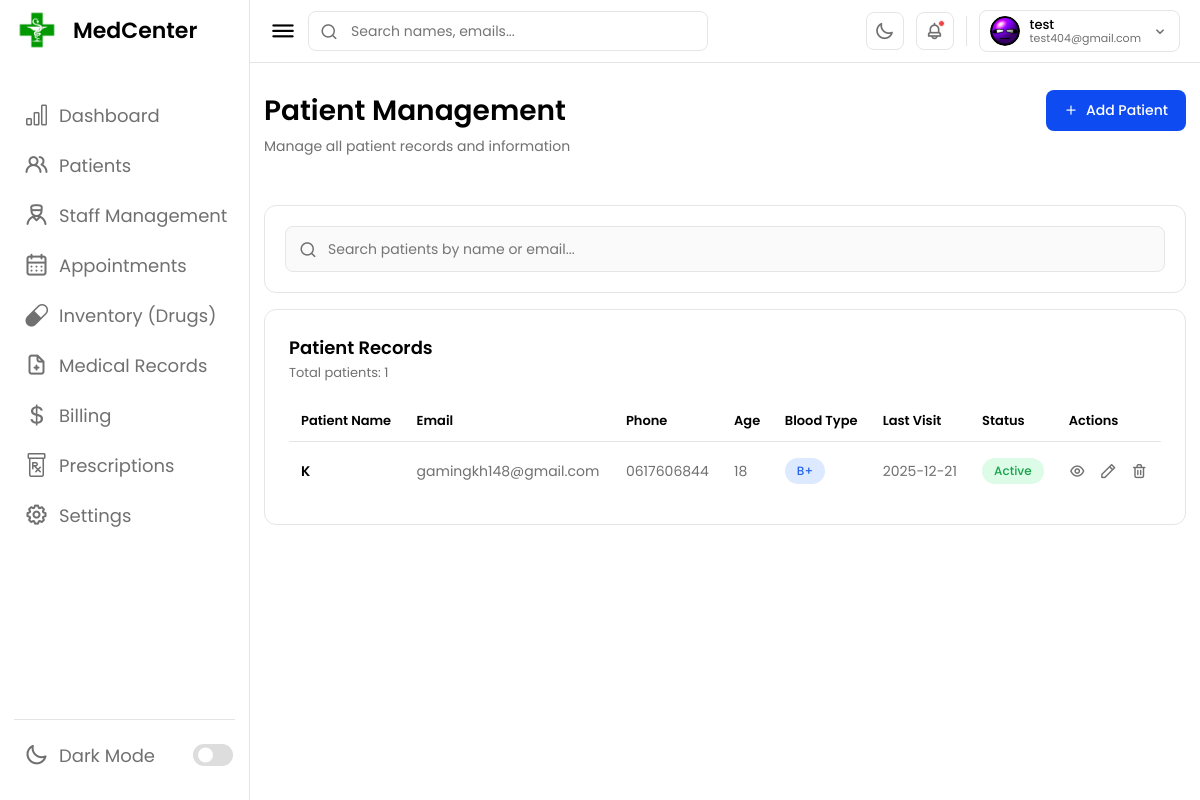
/patients/ (signed in), run on the app's committed database.
### myapp/models.py (models this page shows, shortened)
class UserProfile(models.Model):
    user = models.OneToOneField(User, on_delete=models.CASCADE, related_name="profile")
    avatar = models.ImageField(upload_to="avatars/", null=True, blank=True)
    full_name = models.CharField(max_length=150, blank=True)
    phone = models.CharField(max_length=30, blank=True)
    bio = models.TextField(blank=True)

class Patient(models.Model):
    BLOOD_TYPE_CHOICES = [
        ("O+", "O+"), ("O-", "O-"),
        ("A+", "A+"), ("A-", "A-"),
        ("B+", "B+"), ("B-", "B-"),
        ("AB+", "AB+"), ("AB-", "AB-"),
    ]
    STATUS_CHOICES = [("active", "Active"), ("inactive", "Inactive")]
    name = models.CharField(max_length=150)
    email = models.EmailField()
    phone = models.CharField(max_length=30)
    age = models.PositiveIntegerField()
    blood_type = models.CharField(max_length=3, choices=BLOOD_TYPE_CHOICES)
    last_visit = models.DateField(null=True, blank=True)
    status = models.CharField(max_length=10, choices=STATUS_CHOICES, default="active")
    created_at = models.DateTimeField(auto_now_add=True)
    class Meta:
        ordering = ["-last_visit"]

### myapp/views.py (the view)
# urls.py: path("patients/", views.patients, name="patients"),
@login_required
def patients(request):
    query = request.GET.get("q", "").strip()
    patients_qs = Patient.objects.all()
    if query:
        patients_qs = patients_qs.filter(Q(name__icontains=query) | Q(email__icontains=query))
    context = {
        "patients": patients_qs,
        "total_patients": Patient.objects.count(),
        "query": query,
    }
    return render(request, "dashboard/patients.html", context)

### myapp/templates/dashboard/patients.html (shortened to what this page needs)
{% extends "dashboard/base.html" %}
{% load static %}
{% block dash_content %}
<div class="dash-content">
    <div class="page-header-row">
        <div class="page-header">
            <h1>Patient Management</h1>
            <p>Manage all patient records and information</p>
        </div>
        <a href="{% url 'patient_add' %}" class="btn-primary">
            <i class="uil uil-plus"></i> Add Patient
        </a>
    </div>
    <div class="filter-card">
        <form method="get" class="filter-search">
            <i class="uil uil-search"></i>
            <input type="text" name="q" value="{{ query }}" placeholder="Search patients by name or email...">
        </form>
    </div>
    <div class="table-card">
        <div class="table-card-header">
            <h3>Patient Records</h3>
            <p>Total patients: {{ total_patients }}</p>
        </div>
        <div style="overflow-x:auto;">
        <table class="data-table">
            <thead>
                <tr>
                    <th>Patient Name</th>
                    <th>Email</th>
                    <th>Phone</th>
                    <th>Age</th>
                    <th>Blood Type</th>
                    <th>Last Visit</th>
                    <th>Status</th>
                    <th>Actions</th>
                </tr>
            </thead>
            <tbody>
                {% for patient in patients %}
                <tr>
                    <td class="cell-strong">{{ patient.name }}</td>
                    <td class="cell-muted">{{ patient.email }}</td>
                    <td class="cell-muted">{{ patient.phone }}</td>
                    <td class="cell-muted">{{ patient.age }}</td>
                    <td><span class="badge badge-blue">{{ patient.blood_type }}</span></td>
                    <td class="cell-muted">{{ patient.last_visit|date:"Y-m-d" }}</td>
                    <td>
                        {% if patient.status == "active" %}
                            <span class="badge badge-green">Active</span>
                        {% else %}
                            <span class="badge badge-gray">Inactive</span>
                        {% endif %}
                    </td>
                    <td>
                        <div class="row-actions">
                            <a href="{% url 'patient_detail' patient.pk %}" class="action-view" title="View"><i class="uil uil-eye"></i></a>
                            <a href="{% url 'patient_edit' patient.pk %}" class="action-edit" title="Edit"><i class="uil uil-pen"></i></a>
                            <form method="post" action="{% url 'patient_delete' patient.pk %}" onsubmit="return confirm('Delete this patient?');" style="display:inline;">
                                <button type="submit" class="action-delete" title="Delete"><i class="uil uil-trash-alt"></i></button>
                            </form>
                        </div>
                    </td>
                </tr>
                {% empty %}
                <tr><td colspan="8" class="cell-muted" style="text-align:center; padding:30px;">No patients found.</td></tr>
                {% endfor %}
            </tbody>
        </table>
        </div>
    </div>
</div>
{% endblock %}

### myapp/templates/dashboard/base.html (shortened to what this page needs)
{% load static %}
<!DOCTYPE html>
<html lang="en">
<head>
    <link rel="stylesheet" href="https://unicons.iconscout.com/release/v4.0.0/css/line.css">
    <link rel="stylesheet" href="https://cdn.jsdelivr.net/npm/bootstrap-icons@1.11.3/font/bootstrap-icons.min.css">
    <link rel="stylesheet" href="https://cdnjs.cloudflare.com/ajax/libs/font-awesome/6.5.1/css/all.min.css">
    <link rel="stylesheet" href="{% static 'dashboard/css/style.css' %}">
    <link rel="stylesheet" href="{% static 'dashboard/css/stats.css' %}">
</head>
<body>
    <nav id="sidebar">
        <div class="logo-name">
            <div class="logo-image">
                <img src="{% static 'dashboard/images/logo.png' %}" alt="MediCenter Logo">
            </div>
            <span class="logo_name">MedCenter</span>
        </div>
        <div class="menu-items">
            <ul class="nav-links">
                <li><a href="{% url 'index' %}" {% if request.resolver_match.url_name == 'index' %}class="active-link"{% endif %}>
                    <i class="bi bi-bar-chart"></i>
                    <span class="link-name">Dashboard</span>
                </a></li>
                <li><a href="{% url 'patients' %}" {% if request.resolver_match.url_name == 'patients' %}class="active-link"{% endif %}>
                    <i class="uil uil-users-alt"></i>
                    <span class="link-name">Patients</span>
                </a></li>
                <li><a href="{% url 'staffmanagement' %}" {% if request.resolver_match.url_name == 'staffmanagement' %}class="active-link"{% endif %}>
                    <i class="uil uil-user-md"></i>
                    <span class="link-name">Staff Management</span>
                </a></li>
                <li><a href="{% url 'appointments' %}">
                    <i class="uil uil-calendar-alt"></i>
                    <span class="link-name">Appointments</span>
                </a></li>
                <li><a href="{% url 'inventory' %}">
                    <i class="bi bi-capsule"></i>
                    <span class="link-name">Inventory (Drugs)</span>
                </a></li>
                <li><a href="{% url 'medicalrecords' %}">
                    <i class="uil uil-file-medical"></i>
                    <span class="link-name">Medical Records</span>
                </a></li>
                <li><a href="{% url 'billing' %}">
                    <i class="bi bi-currency-dollar"></i>
                    <span class="link-name">Billing</span>
                </a></li>
                <li><a href="{% url 'prescriptions' %}">
                    <i class="bi bi-prescription"></i>
                    <span class="link-name">Prescriptions</span>
                </a></li>
                <li><a href="{% url 'settings' %}">
                    <i class="uil uil-cog"></i>
                    <span class="link-name">Settings</span>
                </a></li>
            </ul>
            <ul class="logout-mode">
                <li class="mode">
                    <a href="#">
                        <i class="uil uil-moon"></i>
                        <span class="link-name">Dark Mode</span>
                    </a>
                    <div class="mode-toggle" id="modeToggle">
                        <span class="switch"></span>
                    </div>
                </li>
            </ul>
        </div>
    </nav>
    <section class="dashboard">
        <div class="top">
    <i class="uil uil-bars sidebar-toggle" id="sidebarToggle"></i>
    <div class="search-wrap">
        <input type="text" placeholder="Search names, emails..." id="searchInput" />
    </div>
    <button class="icon-btn" id="darkBtn" title="Toggle dark mode">
        <i class="uil uil-moon" id="darkIcon"></i>
    </button>
    <button class="icon-btn" id="notifBtn" title="Notifications">
        <i class="uil uil-bell"></i>
        <span class="notif-dot" id="notifDot"></span>
    </button>
    <div class="user-section" id="userSection">
        <div class="avatar" style="{% if request.user.profile.avatar %}background:none; padding:0; overflow:hidden;{% endif %}">
            {% if request.user.profile.avatar %}
                <img src="{{ request.user.profile.avatar.url }}" style="width:30px;height:30px;border-radius:50%;object-fit:cover;">
            {% else %}
                {{ request.user.username|first|upper }}
            {% endif %}
        </div>
        <div class="user-info">
            <span class="user-name">{{ request.user.get_full_name|default:request.user.username }}</span>
            <span class="user-email">{{ request.user.email|default:"admin@medcenter.com" }}</span>
        </div>
        <i class="uil uil-angle-down" id="userChevron" style="font-size:18px; color:var(--black-light-color); transition:transform 0.2s;"></i>
    </div>
</div>
        {% block dash_content %}{% endblock %}
    </section>
</body>
</html>

### myapp/static/dashboard/css/stats.css (style rules this page uses)
.page-header { margin-bottom: 24px; }
.page-header h1 { font-size: 28px; font-weight: 600; color: var(--text-color); margin-bottom: 4px; }
.page-header p { font-size: 14px; color: var(--black-light-color); }

### data on the page
Patient: name "K", email "gamingkh148@gmail.com", phone "0617606844", age "18", blood_type "B+", last_visit "2025-12-21", status "Active"

### other printed values
{{ request.user.get_full_name|default:request.user.username }} "test"
{{ request.user.email|default:"admin@medcenter.com" }} "test404@gmail.com"
{{ total_patients }} "1"
